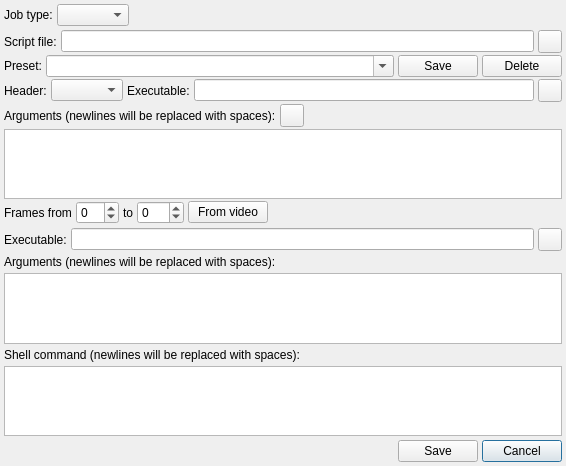
<?xml version="1.0" encoding="UTF-8"?>
<ui version="4.0">
 <class>JobEditDialog</class>
 <widget class="QDialog" name="JobEditDialog">
  <property name="geometry">
   <rect>
    <x>0</x>
    <y>0</y>
    <width>566</width>
    <height>466</height>
   </rect>
  </property>
  <property name="windowIcon">
   <iconset resource="../../resources/vsedit-job-server-watcher.qrc">
    <normaloff>:/jobs.png</normaloff>:/jobs.png</iconset>
  </property>
  <layout class="QVBoxLayout" name="verticalLayout_4">
   <property name="spacing">
    <number>4</number>
   </property>
   <property name="leftMargin">
    <number>4</number>
   </property>
   <property name="topMargin">
    <number>4</number>
   </property>
   <property name="rightMargin">
    <number>4</number>
   </property>
   <property name="bottomMargin">
    <number>4</number>
   </property>
   <item>
    <layout class="QHBoxLayout" name="horizontalLayout">
     <property name="spacing">
      <number>4</number>
     </property>
     <item>
      <widget class="QLabel" name="label">
       <property name="text">
        <string>Job type:</string>
       </property>
      </widget>
     </item>
     <item>
      <widget class="QComboBox" name="jobTypeComboBox"/>
     </item>
     <item>
      <spacer name="horizontalSpacer">
       <property name="orientation">
        <enum>Qt::Horizontal</enum>
       </property>
       <property name="sizeHint" stdset="0">
        <size>
         <width>40</width>
         <height>20</height>
        </size>
       </property>
      </spacer>
     </item>
    </layout>
   </item>
   <item>
    <widget class="QWidget" name="encodingPanel" native="true">
     <layout class="QVBoxLayout" name="verticalLayout">
      <property name="spacing">
       <number>2</number>
      </property>
      <property name="leftMargin">
       <number>0</number>
      </property>
      <property name="topMargin">
       <number>0</number>
      </property>
      <property name="rightMargin">
       <number>0</number>
      </property>
      <property name="bottomMargin">
       <number>0</number>
      </property>
      <item>
       <layout class="QHBoxLayout" name="horizontalLayout_2">
        <property name="spacing">
         <number>4</number>
        </property>
        <item>
         <widget class="QLabel" name="label_8">
          <property name="text">
           <string>Script file:</string>
          </property>
         </widget>
        </item>
        <item>
         <widget class="QLineEdit" name="encodingScriptPathEdit"/>
        </item>
        <item>
         <widget class="QToolButton" name="encodingScriptBrowseButton">
          <property name="text">
           <string/>
          </property>
          <property name="icon">
           <iconset resource="../../resources/vsedit-job-server-watcher.qrc">
            <normaloff>:/folder.png</normaloff>:/folder.png</iconset>
          </property>
         </widget>
        </item>
       </layout>
      </item>
      <item>
       <layout class="QHBoxLayout" name="horizontalLayout_8">
        <property name="spacing">
         <number>4</number>
        </property>
        <item>
         <widget class="QLabel" name="encodingPresetLabel">
          <property name="text">
           <string>Preset:</string>
          </property>
         </widget>
        </item>
        <item>
         <widget class="QComboBox" name="encodingPresetComboBox">
          <property name="sizePolicy">
           <sizepolicy hsizetype="Expanding" vsizetype="Fixed">
            <horstretch>0</horstretch>
            <verstretch>0</verstretch>
           </sizepolicy>
          </property>
          <property name="editable">
           <bool>true</bool>
          </property>
          <property name="insertPolicy">
           <enum>QComboBox::NoInsert</enum>
          </property>
         </widget>
        </item>
        <item>
         <widget class="QPushButton" name="encodingPresetSaveButton">
          <property name="text">
           <string>Save</string>
          </property>
         </widget>
        </item>
        <item>
         <widget class="QPushButton" name="encodingPresetDeleteButton">
          <property name="text">
           <string>Delete</string>
          </property>
         </widget>
        </item>
       </layout>
      </item>
      <item>
       <layout class="QHBoxLayout" name="horizontalLayout_5">
        <property name="spacing">
         <number>4</number>
        </property>
        <item>
         <widget class="QLabel" name="label_5">
          <property name="text">
           <string>Header:</string>
          </property>
         </widget>
        </item>
        <item>
         <widget class="QComboBox" name="encodingHeaderTypeComboBox">
          <property name="sizeAdjustPolicy">
           <enum>QComboBox::AdjustToContents</enum>
          </property>
         </widget>
        </item>
        <item>
         <widget class="QLabel" name="label_6">
          <property name="text">
           <string>Executable:</string>
          </property>
         </widget>
        </item>
        <item>
         <widget class="QLineEdit" name="encodingExecutablePathEdit">
          <property name="text">
           <string/>
          </property>
         </widget>
        </item>
        <item>
         <widget class="QToolButton" name="encodingExecutableBrowseButton">
          <property name="text">
           <string/>
          </property>
          <property name="icon">
           <iconset resource="../../resources/vsedit-job-server-watcher.qrc">
            <normaloff>:/folder.png</normaloff>:/folder.png</iconset>
          </property>
         </widget>
        </item>
       </layout>
      </item>
      <item>
       <layout class="QHBoxLayout" name="horizontalLayout_7">
        <property name="spacing">
         <number>4</number>
        </property>
        <item>
         <widget class="QLabel" name="label_7">
          <property name="text">
           <string>Arguments (newlines will be replaced with spaces):</string>
          </property>
         </widget>
        </item>
        <item>
         <widget class="QToolButton" name="encodingArgumentsHelpButton">
          <property name="text">
           <string/>
          </property>
          <property name="icon">
           <iconset resource="../../resources/vsedit-job-server-watcher.qrc">
            <normaloff>:/information.png</normaloff>:/information.png</iconset>
          </property>
         </widget>
        </item>
        <item>
         <spacer name="horizontalSpacer_4">
          <property name="orientation">
           <enum>Qt::Horizontal</enum>
          </property>
          <property name="sizeHint" stdset="0">
           <size>
            <width>40</width>
            <height>20</height>
           </size>
          </property>
         </spacer>
        </item>
       </layout>
      </item>
      <item>
       <widget class="QPlainTextEdit" name="encodingArgumentsTextEdit">
        <property name="plainText">
         <string/>
        </property>
       </widget>
      </item>
      <item>
       <layout class="QHBoxLayout" name="horizontalLayout_6">
        <property name="spacing">
         <number>4</number>
        </property>
        <item>
         <widget class="QLabel" name="label_2">
          <property name="text">
           <string>Frames from</string>
          </property>
         </widget>
        </item>
        <item>
         <widget class="QSpinBox" name="encodingFirstFrameSpinBox">
          <property name="specialValueText">
           <string>Min</string>
          </property>
          <property name="minimum">
           <number>-1</number>
          </property>
         </widget>
        </item>
        <item>
         <widget class="QLabel" name="label_3">
          <property name="text">
           <string>to</string>
          </property>
         </widget>
        </item>
        <item>
         <widget class="QSpinBox" name="encodingLastFrameSpinBox">
          <property name="specialValueText">
           <string>Max</string>
          </property>
          <property name="minimum">
           <number>-1</number>
          </property>
         </widget>
        </item>
        <item>
         <widget class="QPushButton" name="encodingFramesFromVideoButton">
          <property name="text">
           <string>From video</string>
          </property>
         </widget>
        </item>
        <item>
         <spacer name="horizontalSpacer_3">
          <property name="orientation">
           <enum>Qt::Horizontal</enum>
          </property>
          <property name="sizeHint" stdset="0">
           <size>
            <width>40</width>
            <height>20</height>
           </size>
          </property>
         </spacer>
        </item>
       </layout>
      </item>
     </layout>
    </widget>
   </item>
   <item>
    <widget class="QWidget" name="processPanel" native="true">
     <layout class="QVBoxLayout" name="verticalLayout_2">
      <property name="spacing">
       <number>4</number>
      </property>
      <property name="leftMargin">
       <number>0</number>
      </property>
      <property name="topMargin">
       <number>0</number>
      </property>
      <property name="rightMargin">
       <number>0</number>
      </property>
      <property name="bottomMargin">
       <number>0</number>
      </property>
      <item>
       <layout class="QHBoxLayout" name="horizontalLayout_3">
        <property name="spacing">
         <number>4</number>
        </property>
        <item>
         <widget class="QLabel" name="label_9">
          <property name="text">
           <string>Executable:</string>
          </property>
         </widget>
        </item>
        <item>
         <widget class="QLineEdit" name="processExecutablePathEdit">
          <property name="text">
           <string/>
          </property>
         </widget>
        </item>
        <item>
         <widget class="QToolButton" name="processExecutableBrowseButton">
          <property name="text">
           <string/>
          </property>
          <property name="icon">
           <iconset resource="../../resources/vsedit-job-server-watcher.qrc">
            <normaloff>:/folder.png</normaloff>:/folder.png</iconset>
          </property>
         </widget>
        </item>
       </layout>
      </item>
      <item>
       <widget class="QLabel" name="label_10">
        <property name="text">
         <string>Arguments (newlines will be replaced with spaces):</string>
        </property>
       </widget>
      </item>
      <item>
       <widget class="QPlainTextEdit" name="processArgumentsTextEdit">
        <property name="plainText">
         <string/>
        </property>
       </widget>
      </item>
     </layout>
    </widget>
   </item>
   <item>
    <widget class="QWidget" name="shellCommandPanel" native="true">
     <layout class="QVBoxLayout" name="verticalLayout_3">
      <property name="spacing">
       <number>4</number>
      </property>
      <property name="leftMargin">
       <number>0</number>
      </property>
      <property name="topMargin">
       <number>0</number>
      </property>
      <property name="rightMargin">
       <number>0</number>
      </property>
      <property name="bottomMargin">
       <number>0</number>
      </property>
      <item>
       <widget class="QLabel" name="label_11">
        <property name="text">
         <string>Shell command (newlines will be replaced with spaces):</string>
        </property>
       </widget>
      </item>
      <item>
       <widget class="QPlainTextEdit" name="shellCommandTextEdit">
        <property name="plainText">
         <string/>
        </property>
       </widget>
      </item>
     </layout>
    </widget>
   </item>
   <item>
    <layout class="QHBoxLayout" name="horizontalLayout_4">
     <property name="spacing">
      <number>4</number>
     </property>
     <item>
      <spacer name="horizontalSpacer_2">
       <property name="orientation">
        <enum>Qt::Horizontal</enum>
       </property>
       <property name="sizeHint" stdset="0">
        <size>
         <width>40</width>
         <height>20</height>
        </size>
       </property>
      </spacer>
     </item>
     <item>
      <widget class="QPushButton" name="jobSaveButton">
       <property name="text">
        <string>Save</string>
       </property>
      </widget>
     </item>
     <item>
      <widget class="QPushButton" name="cancelButton">
       <property name="text">
        <string>Cancel</string>
       </property>
       <property name="default">
        <bool>true</bool>
       </property>
      </widget>
     </item>
    </layout>
   </item>
  </layout>
 </widget>
 <resources>
  <include location="resources/vsedit-job-server-watcher.qrc"/>
 </resources>
 <connections/>
</ui>
